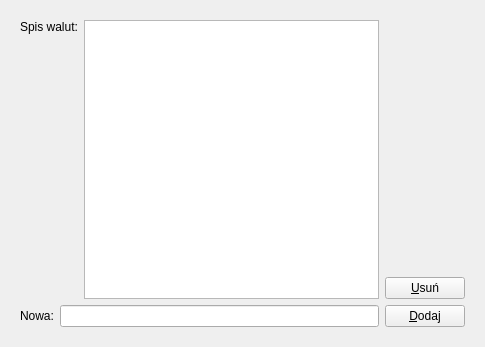
         <widget class="QWidget" name="currenList">
          <property name="geometry">
           <rect>
            <x>0</x>
            <y>0</y>
            <width>485</width>
            <height>347</height>
           </rect>
          </property>
          <attribute name="label">
           <string>Spis walut</string>
          </attribute>
          <layout class="QGridLayout" name="gridLayout_7">
           <item row="0" column="0">
            <widget class="QFrame" name="frame6">
             <property name="frameShape">
              <enum>QFrame::NoFrame</enum>
             </property>
             <property name="frameShadow">
              <enum>QFrame::Plain</enum>
             </property>
             <layout class="QGridLayout" name="_12">
              <item row="0" column="0">
               <layout class="QHBoxLayout" name="_13">
                <item>
                 <layout class="QVBoxLayout" name="_14">
                  <item>
                   <layout class="QHBoxLayout" name="_15">
                    <item>
                     <widget class="QLabel" name="textLabel1_3_3_4">
                      <property name="text">
                       <string>Spis walut:</string>
                      </property>
                      <property name="alignment">
                       <set>Qt::AlignTop</set>
                      </property>
                      <property name="wordWrap">
                       <bool>false</bool>
                      </property>
                     </widget>
                    </item>
                    <item>
                     <widget class="QListWidget" name="currencylBox"/>
                    </item>
                   </layout>
                  </item>
                  <item>
                   <layout class="QHBoxLayout" name="_16">
                    <item>
                     <widget class="QLabel" name="textLabel2_4_3_4">
                      <property name="text">
                       <string>Nowa:</string>
                      </property>
                      <property name="wordWrap">
                       <bool>false</bool>
                      </property>
                     </widget>
                    </item>
                    <item>
                     <widget class="QLineEdit" name="currencyEdit">
                      <property name="maxLength">
                       <number>3</number>
                      </property>
                     </widget>
                    </item>
                   </layout>
                  </item>
                 </layout>
                </item>
                <item>
                 <layout class="QVBoxLayout" name="_17">
                  <item>
                   <layout class="QVBoxLayout" name="_18"/>
                  </item>
                  <item>
                   <spacer>
                    <property name="orientation">
                     <enum>Qt::Vertical</enum>
                    </property>
                    <property name="sizeType">
                     <enum>QSizePolicy::Expanding</enum>
                    </property>
                    <property name="sizeHint" stdset="0">
                     <size>
                      <width>21</width>
                      <height>51</height>
                     </size>
                    </property>
                   </spacer>
                  </item>
                  <item>
                   <layout class="QVBoxLayout" name="_19">
                    <item>
                     <widget class="QPushButton" name="currencyDelBtn">
                      <property name="cursor">
                       <cursorShape>PointingHandCursor</cursorShape>
                      </property>
                      <property name="text">
                       <string>&amp;Usuń</string>
                      </property>
                      <property name="shortcut">
                       <string>Alt+U</string>
                      </property>
                     </widget>
                    </item>
                    <item>
                     <widget class="QPushButton" name="currencyAddBtn">
                      <property name="cursor">
                       <cursorShape>PointingHandCursor</cursorShape>
                      </property>
                      <property name="text">
                       <string>&amp;Dodaj</string>
                      </property>
                      <property name="shortcut">
                       <string>Alt+D</string>
                      </property>
                     </widget>
                    </item>
                   </layout>
                  </item>
                 </layout>
                </item>
               </layout>
              </item>
             </layout>
            </widget>
           </item>
          </layout>
         </widget>
